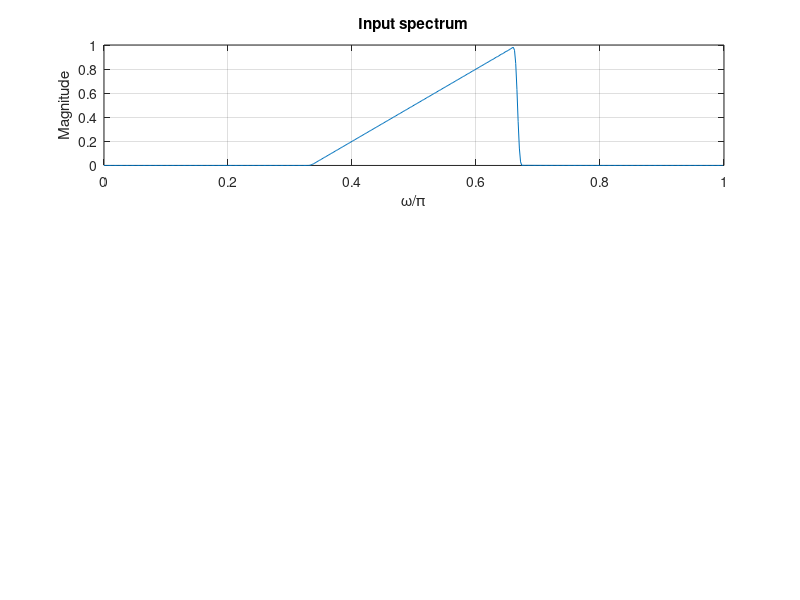

The MATLAB source for this figure: (Note: this script raises an error after producing the figure.)
% Ex_VIII_3.m
% Example VIII 3)
% Interpolator /Decimator sequence with subsequent filter
clf;
freq = [0 1/3 2/3 2/3+eps 1]; mag = [0 0 1 0 0]; % Set spectrum
%freq = [0 1/6 1/6+eps 1]; mag = [0 1 0 0]; % Set spectrum
x = fir2(511, freq, mag); % and use fir2 to create a bandlimited input sequence
% Evaluate and plot the input spectrum
[X, w] = freqz(x, 1, 512);
subplot(3,1,1);
%stem([0:length(x)-1],x);
plot(w/pi, abs(X)); axis([0 1 0 1]); grid
xlabel('\omega/\pi'); ylabel('Magnitude');
title('Input spectrum');
v1=down_sample(x,3);
[V1, w] = freqz(v1, 1, 512);
subplot(3,1,2);
%stem([0:length(v1)-1],v1);
plot(w/pi, abs(V1)); axis([0 1 0 1]); grid
xlabel('\omega/\pi'); ylabel('Magnitude');
title('Spectrum after Downsampling');
v2=up_sample(v1,3);
[V2, w] = freqz(v2, 1, 512);
subplot(3,1,3);
%stem([0:length(v2)-1],v2);
plot(w/pi, abs(V2)); axis([0 1 0 1]); grid
xlabel('\omega/\pi'); ylabel('Magnitude');
title('Spectrum after Up-Sampling');
